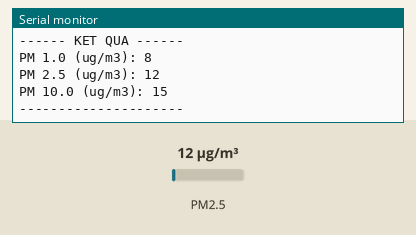
This sketch was run on a simulated ESP32. Parts: the last lines printed to the serial monitor. Inputs (shaded band) come from the test bench; at power-on: PM2.5 12 µg/m³.

Above: at 3.2 s.
3.3 s: PM2.5 set to 6 µg/m³
At 5.9 s:
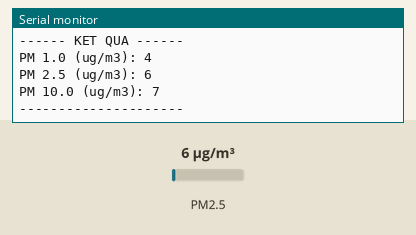
7.3 s: PM2.5 set to 75 µg/m³
At 9.6 s:
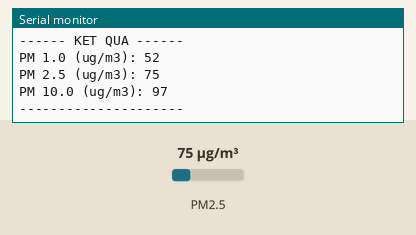
Timing chart, 0 to 11.1 s (numbered marks = the images above; inputs shaded):
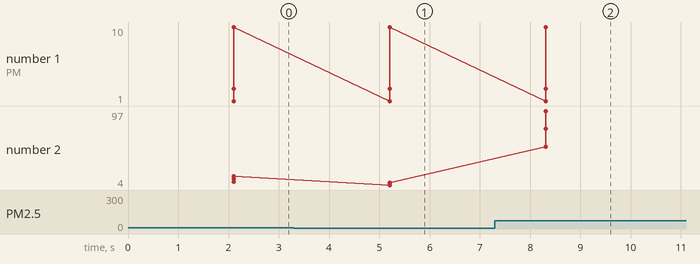

Measured:
- after the input at 3.3 s, the serial monitor: prints a new line after 1.9 s (image 1)
- after the input at 7.3 s, the serial monitor: prints a new line after 1.0 s (image 2)
- plotted number 2: 15 → 7 after the input at 3.3 s, 7 → 97 after the input at 7.3 s

The sketch:

code_test_PMS7003.ino
```cpp
#include "PMS.h"

// Khởi tạo PMS7003 trên Serial2
// Chân 16 là RX (Nối với TX của G7)
// Chân 17 là TX (Nối với RX của G7)
PMS pms(Serial2);
PMS::DATA data;

void setup() {
  // Serial Monitor để xem kết quả
  Serial.begin(115200);

  // Serial2 kết nối với PMS7003
  Serial2.begin(9600, SERIAL_8N1, 16, 17);

  Serial.println("--- Kiem tra cam bien PMS7003 ---");
  Serial.println("Dang khoi dong...");

  pms.wakeUp();
  delay(2000); // Đợi cảm biến ổn định nguồn
}

void loop() {
  Serial.println("Dang yeu cau doc du lieu...");

  // Thử đọc dữ liệu
  if (pms.readUntil(data)) {
    Serial.println("------ KET QUA ------");
    Serial.print("PM 1.0 (ug/m3): "); Serial.println(data.PM_AE_UG_1_0);
    Serial.print("PM 2.5 (ug/m3): "); Serial.println(data.PM_AE_UG_2_5);
    Serial.print("PM 10.0 (ug/m3): "); Serial.println(data.PM_AE_UG_10_0);
    Serial.println("---------------------");
  } else {
    Serial.println("Loi: Khong nhan duoc du lieu tu PMS7003. Dang kiem tra lai...");
  }

  delay(3000); // Đợi 3 giây rồi đọc lại
}
```
